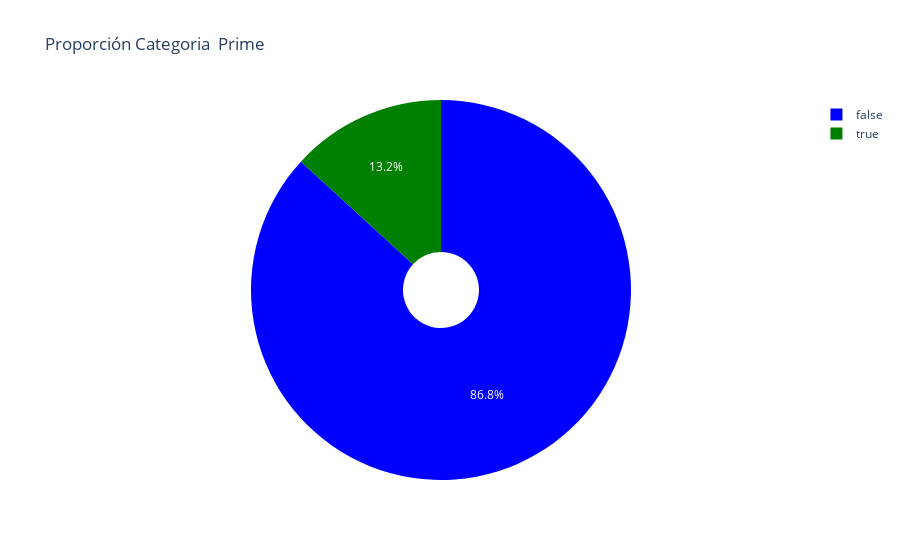
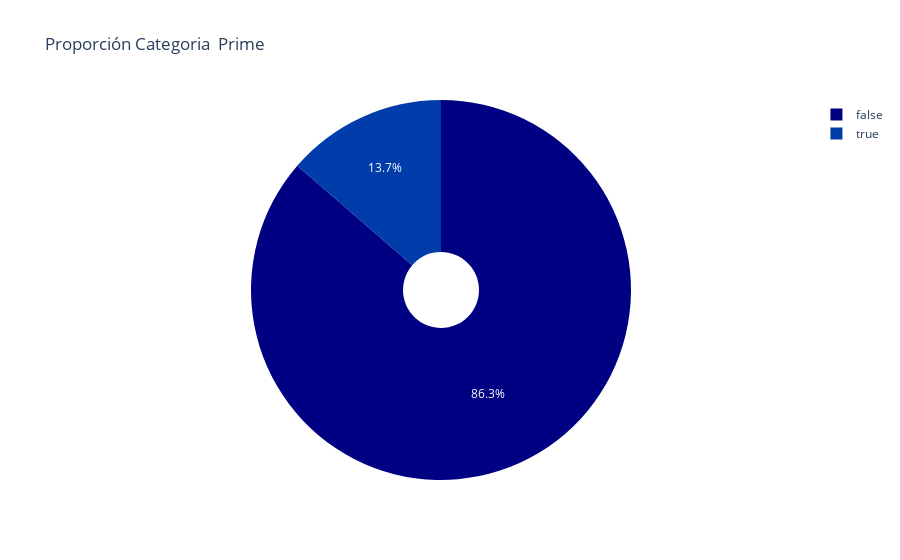

The cell these charts' notebook holds for them, in order:
### Code cell
totales_con_nulosn = dfn.is_prime.count()
print(f'Con nulos:\nTotales: {totales_con_nulosn}')
print(f'{dfn.is_prime.value_counts()}\n')

fig = px.pie(dfn,names='is_prime',title='Proporción Categoria  Prime',hole=0.2, color_discrete_sequence=["blue", "green"])
fig.show()

totales_sin_nulosn = dfn_nonulo.is_prime.count()
print(f'Sin nulos:\nTotales: {totales_sin_nulosn}')
print(f'{dfn_nonulo.is_prime.value_counts()}\n')
print(f'Se pierde el {round(100*((totales_con_nulosn - totales_sin_nulosn) / totales_con_nulosn) )} % de los datos de la variable target\n')

fig = px.pie(dfn_nonulo,names='is_prime',title='Proporción Categoria  Prime',hole=0.2, color_discrete_sequence=px.colors.sequential.Jet)
fig.show()
#No se desbalancea tanto pero perdemos muchos datos target

### Figure 1 — Plotly figure (JSON) as saved in the notebook; plotly's stock layout.template omitted (floating-point values rounded to 4 significant figures; data arrays with more than 128 entries replaced by an {"elided": "..."} marker saying what was removed)
{"data": [{"domain": {"x": [0, 1], "y": [0, 1]}, "hole": 0.2, "hovertemplate": "is_prime=%{label}<extra></extra>", "labels": {"elided": "26975 bool values"}, "legendgroup": "", "name": "", "showlegend": true, "type": "pie"}], "layout": {"legend": {"tracegroupgap": 0}, "piecolorway": ["blue", "green"], "title": {"text": "Proporción Categoria  Prime"}}}

### Figure 2 — Plotly figure (JSON) as saved in the notebook; plotly's stock layout.template omitted (floating-point values rounded to 4 significant figures; data arrays with more than 128 entries replaced by an {"elided": "..."} marker saying what was removed)
{"data": [{"domain": {"x": [0, 1], "y": [0, 1]}, "hole": 0.2, "hovertemplate": "is_prime=%{label}<extra></extra>", "labels": {"elided": "9551 bool values"}, "legendgroup": "", "name": "", "showlegend": true, "type": "pie"}], "layout": {"legend": {"tracegroupgap": 0}, "piecolorway": ["rgb(0,0,131)", "rgb(0,60,170)", "rgb(5,255,255)", "rgb(255,255,0)", "rgb(250,0,0)", "rgb(128,0,0)"], "title": {"text": "Proporción Categoria  Prime"}}}
